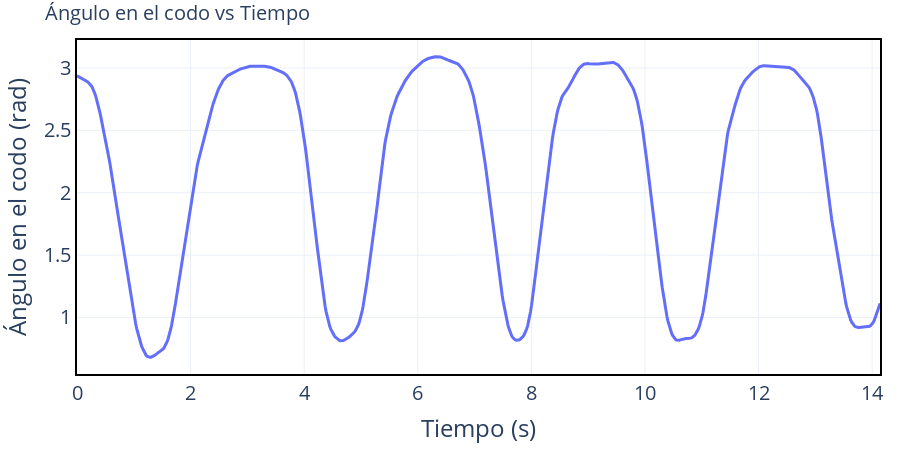

Notebook code cell kept with this figure:
### Code cell
show_with_estetica(df['time'], df['theta_wrist'], x_name = 'Tiempo (s)', y_name = 'Ángulo en el codo (rad)', title = 'Ángulo en el codo vs Tiempo')

### Figure 1 — Plotly figure (JSON) as saved in the notebook; plotly's stock layout.template omitted (floating-point values rounded to 4 significant figures; data arrays with more than 128 entries replaced by an {"elided": "..."} marker saying what was removed)
{"data": [{"line": {"width": 3}, "mode": "lines", "type": "scatter", "x": {"elided": "849 float values"}, "y": {"elided": "849 float values"}}], "layout": {"autosize": false, "font": {"size": 20}, "height": 450, "legend": {"bgcolor": "rgba(255,255,255,0.8)", "font": {"size": 18}, "orientation": "v", "x": 1, "xanchor": "right", "y": 0.99, "yanchor": "top"}, "margin": {"b": 20, "l": 20, "r": 20, "t": 40}, "plot_bgcolor": "white", "title": {"font": {"size": 20}, "text": "Ángulo en el codo vs Tiempo"}, "width": 900, "xaxis": {"linecolor": "black", "linewidth": 2, "mirror": true, "showgrid": true, "showline": true, "title": {"text": "Tiempo (s)"}}, "yaxis": {"linecolor": "black", "linewidth": 2, "mirror": true, "showgrid": true, "showline": true, "title": {"text": "Ángulo en el codo (rad)"}}}}
